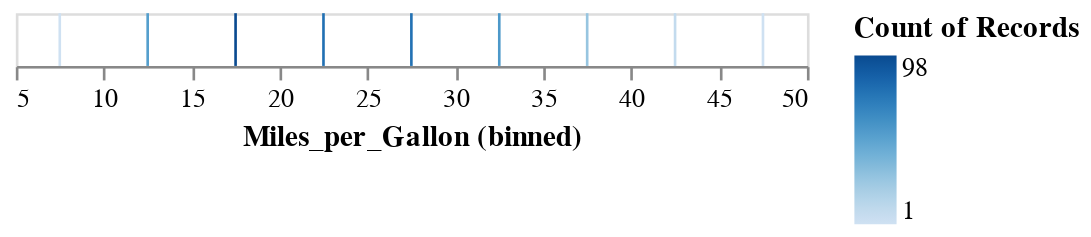

Notebook source saved alongside this figure:
### Markdown cell above
Binning the data replaces each individual value by the nearest equally spaced discrete values. The idea is to let these discrete values represent groups of samples in the raw data. Here is what the binned MPG variable looks like. In this case, the color of the ticks indicates how many samples went into each binned value:

### Code cell
alt.Chart(cars).mark_tick().encode(
    alt.X('Miles_per_Gallon:Q', bin=True),
    alt.Color('count(*):Q')
)

### Figure 1 — Vega-Lite specification as saved in the notebook (floating-point values rounded to 4 significant figures; data arrays with more than 128 entries replaced by an {"elided": "..."} marker saying what was removed)
{"$schema": "https://vega.github.io/schema/vega-lite/v1.2.1.json", "data": {"values": {"elided": "406 records"}}, "encoding": {"color": {"aggregate": "count", "field": "*", "type": "quantitative"}, "x": {"bin": true, "field": "Miles_per_Gallon", "type": "quantitative"}}, "mark": "tick"}
